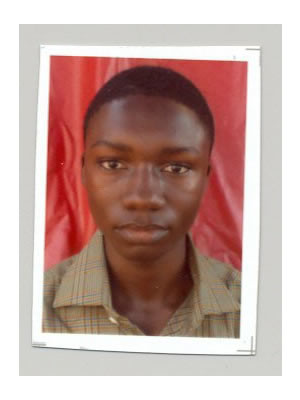
#> input picture john11.jpg, 300 x 400 px
$ python TestDataCollector_LBPH.py
#> lines starting #> are read from the running program, lines starting #| are printed output that depends on the picture
### NameFind.py
#     ----------- FUNCTION TO READ THE FILE AND ADD THE NAMES AND IDs IN TO TUPLES

import cv2
import math
import  time

now_time = time.clock()

#face_cascade = cv2.CascadeClassifier('Haar/haarcascade_frontalcatface.xml')
face = cv2.CascadeClassifier('Haar/haarcascade_frontalface_default.xml')
glass_cas = cv2.CascadeClassifier('Haar/haarcascade_eye_tree_eyeglasses.xml')

WHITE = [255, 255, 255]

def FileRead():
    Info = open("Names.txt", "r")                       # Open th text file in readmode
#> (reads Names.txt from the repository)
    NAME = []                                           # The tuple to store Names
    while (True):                                       # Read all the lines in the file and store them in two tuples
        Line = Info.readline()
        if Line == '':
            break
        NAME.append (Line.split(",")[1].rstrip())

    return NAME                                     # Return the two tuples

Names = FileRead()                                 # Run the above Function to get the ID and Names Tuple

#     ------------------- FUNCTION TO FIND THE NAME  -----------------------------------------------------------


# [102 lines left out: functions ID2Name, AddName, DispID, draw_box, DispID2, DispID3, not called in this run]


def DrawBox(Image, x, y, w, h):
    cv2.rectangle(Image, (x, y), (x + w, y + h), (255, 255, 255), 1)     # Draw a rectangle arround the face

# ----------------------------- THIS FUNCTION TAKES IN SPEC CASCADE, FACE CASCADE AND AN IMAGE
# ------------------------- IT RETURNS A CROPPED FACE AND IF POSSIBLE STRAIGHTENS THE TILT OF THE HEAD


# [25 lines left out: function DetectEyes, not called in this run]


def tell_time_passed():
    print ('TIME PASSED ' + str(round(((time.clock() - now_time)/60), 2)) + ' MINS')

### TestDataCollector_LBPH.py
import os               # importing the OS for path
import cv2              # importing the OpenCV library
import numpy as np      # importing Numpy library
from PIL import Image   # importing Image library
import matplotlib.pyplot as plt # Importing Plot library
import NameFind

#face_cascade = cv2.CascadeClassifier('Haar/haarcascade_frontalcatface.xml')
face_cascade = cv2.CascadeClassifier('Haar/haarcascade_frontalface_default.xml')
path = 'dataSet'                                                # path to the photos

img = cv2.imread('john11.jpg')        # -------------->>>>>>>>>>>>>>>>>>  The Image to be checked
#> img is the input picture: shape (400, 300, 3); mean B, G, R 157.8, 163.9, 193.6

def getImageWithID(path):
#> called with path = 'dataSet'
    imagePaths = [os.path.join(path, f) for f in os.listdir(path)]
    FaceList = []
    IDs = []

    for imagePath in imagePaths:
        faceImage = Image.open(imagePath).convert('L')          # Open image and convert to gray
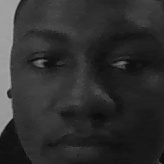
#> input picture dataSet/User.1.14.jpg, 164 x 164 px
#> faceImage is the input picture: PIL image 164x164 L; min 6, max 172, mean 47.1
        print(str((faceImage.size)))
#| (164, 164)
        faceImage = faceImage.resize((110, 110))                # resize the image
#> faceImage: PIL image 110x110 L
        faceNP = np.array(faceImage, 'uint8')                   # convert the image to Numpy array
        print(str((faceNP.shape)))
#| (110, 110)
        ID = int(os.path.split(imagePath)[-1].split('.')[1])    # Get the ID of the array
        FaceList.append(faceNP)                                 # Append the Numpy Array to the list
        IDs.append(ID)                                          # Append the ID to the IDs list

    return np.array(IDs), FaceList                              # The IDs are converted in to a Numpy array

face_number = 1
IDs, FaceList = getImageWithID(path)
gray = cv2.cvtColor(img, cv2.COLOR_BGR2GRAY)                   # Convert the Camera to gray
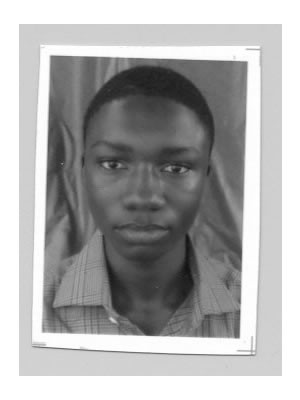
#> gray: shape (400, 300); min 18, max 255, mean 172.1
faces = face_cascade.detectMultiScale(gray, 1.3, 4)            # Detect the faces and store the positions
#> faces = [[64, 101, 167, 167]]
radTrain = open("SaveData/LBPH/LBPH_PIXEL_RADIUS.txt", "w+")   # open the file to write data
neiTrain = open("SaveData/LBPH/LBPH_NEIGHBOURS.txt", "w+")     # open the file to write data
cellTrain = open("SaveData/LBPH/LBPH_CELLS.txt", "w+")         # open the file to write data

for (x, y, w, h) in faces:
    Face = cv2.resize((gray[y: y+h, x: x+w]), (110, 110))
    radPix = 1
    rad_tabal_ID = []
    rad_tabal_conf = []
    # --------------------------- Run tests for the radius from the centre ----------------
    for _ in range(54):
        recog = cv2.face.LBPHFaceRecognizer_create(radPix)     # creating EIGEN FACE RECOGNISER
        print('TRAINING FOR  ' + str(radPix) + ' PIXELS FROM CENTRE')
        recog.train(FaceList, IDs)                            # The recogniser is trained using the images
        print('LBPH FACE RECOGNISER TRAINED')
        ID, conf = recog.predict(Face)
        rad_tabal_ID.append(ID)
        rad_tabal_conf.append(conf)
        radTrain.write(str(ID) + "," + str(conf) + "\n")
        print ("FOR RADIUS: " + str(radPix) + " ID IS: " + str(ID) + " THE CONFIDENCE: " + str(conf))
        radPix = radPix + 1
    # ---------------------------------------- 1ST PLOT -----------------------------------------------------
    plt.subplot(2, 1, 1)
    plt.plot(rad_tabal_ID)
    plt.title('ID vs Pixel Radius', fontsize=10)
    plt.axis([0, radPix, 0, 25])
    plt.ylabel('ID', fontsize=8)
    plt.xlabel('Radius (Pixels)', fontsize=8)
    p2 = plt.subplot(2, 1, 2)
    plt.plot(rad_tabal_conf, 'red')
    plt.title('Confidence vs Pixel Radius', fontsize=10)
    p2.set_xlim(xmin=0)
    p2.set_xlim(xmax=radPix)
    plt.ylabel('Confidence', fontsize=8)
    plt.xlabel('Radius (Pixels)', fontsize=8)
    plt.tight_layout()
    plt.show()
    # ---------------------------  Run tests for the neighbours -----------------------------
#> (the run stopped early here; a loop or call above may not have finished)
